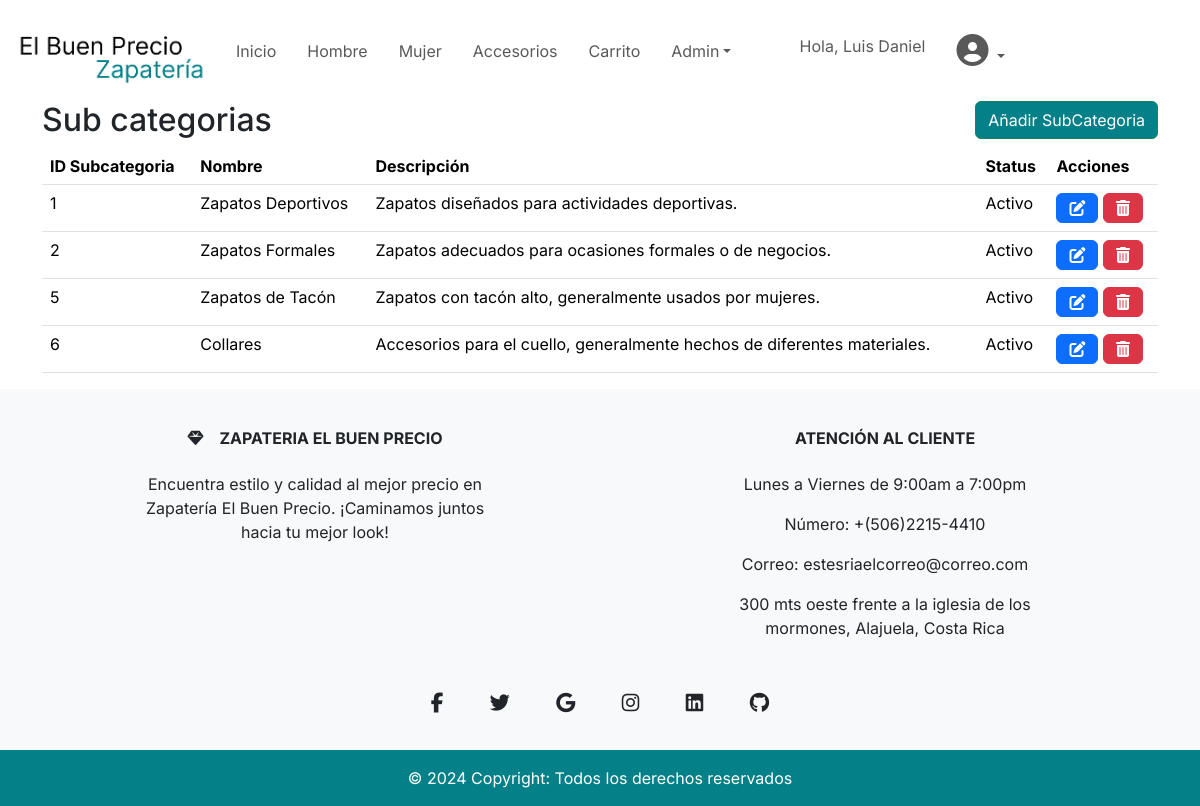
/subCategoria.php (signed in), run on the app's committed database.
### tables this page shows
CREATE TABLE `subcategoria` (
  `id_SubCategoria` int(11) NOT NULL,
  `nombre` varchar(50) NOT NULL,
  `descripcion` varchar(255) NOT NULL,
  `status` tinyint(1) NOT NULL
);

### DAL/subCategoriaCrud.php (called while the page is built, shortened)
<?php
include_once 'include/templates/header.php';
function getArray($sql) {
    try {
        $oConexion = conectarDb();
        if(mysqli_set_charset($oConexion, "utf8")){
            if(!$result = mysqli_query($oConexion, $sql)) {
                throw new Exception("Error en la consulta SQL: " . mysqli_error($oConexion));
            }
            $retorno = array();
            while ($row = mysqli_fetch_array($result)) {
                $retorno[] = $row;
            }
            return $retorno;
        }
    } catch (Exception $e) {
        echo $e->getMessage();
    } finally {
        Desconectar($oConexion);
    }
}
?>

### subCategoria.php (the view, shortened to what this page needs)
<?php
require_once "DAL/subCategoriaCrud.php";
$elSQL = "SELECT * FROM subcategoria";
$subCategorias = getArray($elSQL);
include_once 'include/templates/header.php';
?>
<main>
    <div class="container">
        <div style="float: right;">
            <a href="agregarSubCategoria.php">
                <button type="button" class="btn btn-success color-boton">Añadir SubCategoria</button>
            </a>
        </div>
        <div>
            <h2>Sub categorias</h2>
            <?php if (!empty($subCategorias)) : ?>
                <table class="table">
                    <thead>
                        <tr>
                            <th>ID Subcategoria</th>
                            <th>Nombre</th>
                            <th>Descripción</th>
                            <th>Status</th>
                            <th>Acciones</th>
                        </tr>
                    </thead>
                    <tbody>
                        <?php foreach ($subCategorias as $subCategoria) : ?>
                            <tr>
                                <td><?= $subCategoria['id_SubCategoria'] ?></td>
                                <td><?= $subCategoria['nombre'] ?></td>
                                <td><?= $subCategoria['descripcion'] ?></td>
                                <td><?= $subCategoria['status'] ? 'Activo' : 'Inactivo' ?></td>
                                <td>
                                    <a href="actualizarSubCategoria.php?id=<?= $subCategoria['id_SubCategoria'] ?>" class="btn btn-primary mr-1"><i class="fas fa-edit"></i></a>
                                    <form method="post" action="<?php echo $_SERVER['PHP_SELF']; ?>" style="display: inline;">
                                        <button type="submit" class="btn btn-danger" onclick="return confirm('¿Está seguro de que desea eliminar esta subcategoria?');">
                                            <i class="fas fa-trash-alt"></i>
                                        </button>
                                    </form>
                                </td>
                            </tr>
                        <?php endforeach; ?>
                    </tbody>
                </table>
            <?php else : ?>
                <p>No hay registros de subcategorias.</p>
            <?php endif; ?>
        </div>
    </div>
</main>
<?php
include_once 'include/templates/footer.php';
?>

### css/styles.css (style rules this page uses)
* { font-family: "Inter", sans-serif; font-optical-sizing: auto; }
.color-boton { background-color: var(--principal); }

### data on the page
subcategoria: id_SubCategoria "1", nombre "Zapatos Deportivos", descripcion "Zapatos diseñados para actividades deportivas.", status "Activo"
subcategoria: id_SubCategoria "2", nombre "Zapatos Formales", descripcion "Zapatos adecuados para ocasiones formales o de negocios.", status "Activo"
subcategoria: id_SubCategoria "5", nombre "Zapatos de Tacón", descripcion "Zapatos con tacón alto, generalmente usados por mujeres.", status "Activo"
subcategoria: id_SubCategoria "6", nombre "Collares", descripcion "Accesorios para el cuello, generalmente hechos de diferentes materiales.", status "Activo"

### other printed values
$_SESSION['nombre'] "Luis Daniel"
